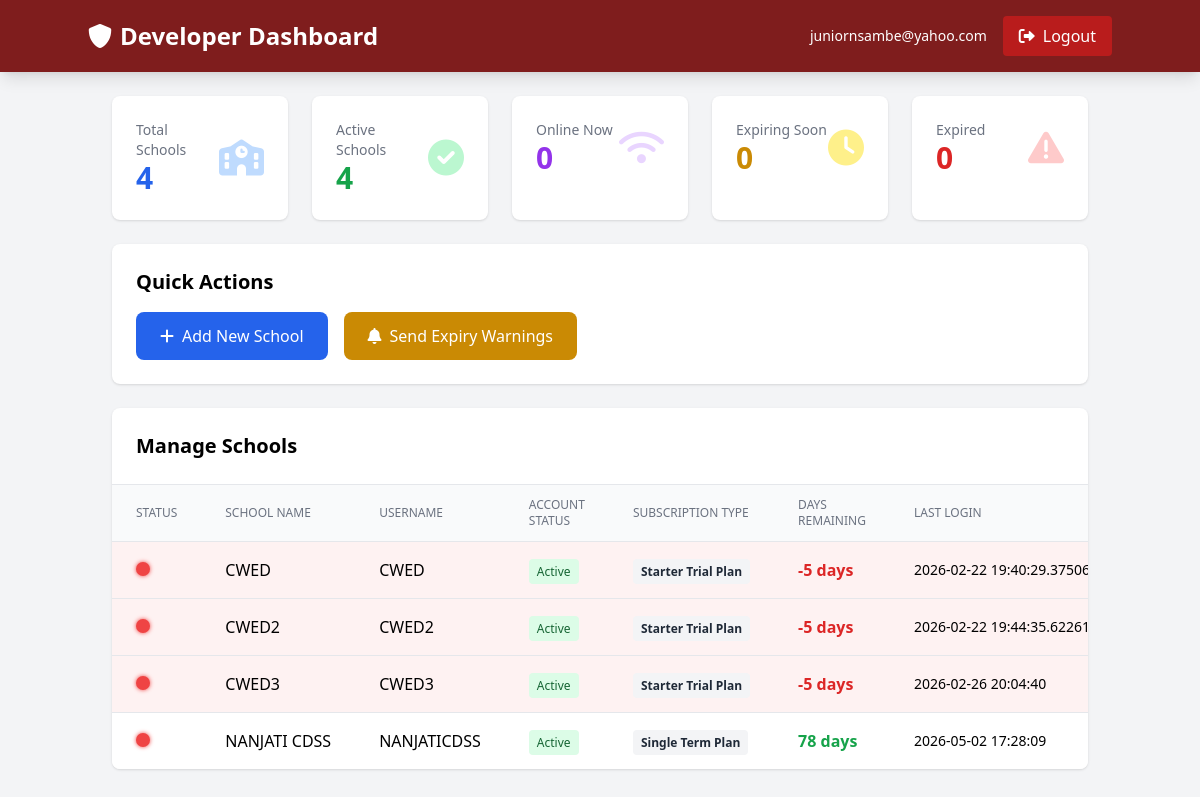
Page /dev/dashboard (signed in) on the earlier database version.
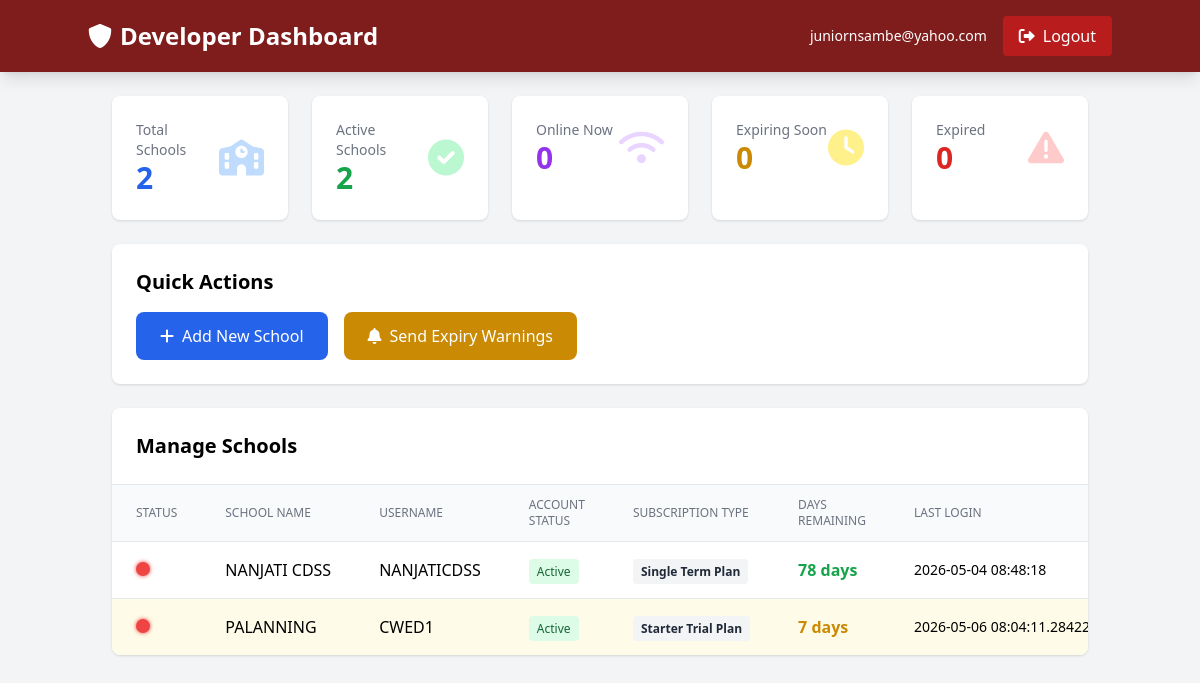
Same page on the later database version.
### tables this page shows
CREATE TABLE schools (
                id INTEGER PRIMARY KEY AUTOINCREMENT,
                school_name TEXT NOT NULL,
                username TEXT UNIQUE NOT NULL,
                password_hash TEXT NOT NULL,
                is_active BOOLEAN DEFAULT 1,
                is_locked BOOLEAN DEFAULT 0,
                subscription_start DATE,
                subscription_end DATE,
                subscription_status TEXT DEFAULT 'UNPAID',
                last_login DATETIME,
                created_at DATETIME DEFAULT CURRENT_TIMESTAMP,
                updated_at DATETIME DEFAULT CURRENT_TIMESTAMP
            , subscription_type TEXT DEFAULT "TRIAL", expiry_date DATE, last_activity DATETIME, must_change_password INTEGER DEFAULT 0, otp_code TEXT, otp_expiry TEXT);

### app.py (the view)
@app.route('/dev/dashboard')
@require_developer
def dev_dashboard():
    with get_db() as conn:
        cursor = conn.cursor()
        cursor.execute('''
            SELECT id, school_name, username, is_active, is_locked,
                   subscription_type, subscription_status, expiry_date, subscription_end,
                   last_login, last_activity
            FROM schools WHERE school_name != 'DEVELOPER_ACCOUNT'
            ORDER BY school_name
        ''')
        schools_raw = cursor.fetchall()
        schools = []
        current_time = datetime.utcnow()
        print(f"\n=== ONLINE STATUS DEBUG ===")
        print(f"Current UTC time: {current_time.strftime('%Y-%m-%d %H:%M:%S')}")
        for school in schools_raw:
            school_dict = dict(school)
            expiry = school_dict.get('expiry_date') or school_dict.get('subscription_end') or None
            school_dict['days_remaining'] = calculate_days_remaining(expiry) if expiry else 0
            is_online = False
            last_activity = school_dict.get('last_activity')
            print(f"\nSchool: {school_dict['school_name']}")
            print(f"  last_activity: {last_activity}")
            if last_activity:
                try:
                    last_time = datetime.strptime(str(last_activity), '%Y-%m-%d %H:%M:%S')
                    time_diff = current_time - last_time
                    seconds_ago = time_diff.total_seconds()
                    minutes_ago = seconds_ago / 60
                    print(f"  Minutes ago: {minutes_ago:.2f}")
                    print(f"  Seconds ago: {seconds_ago:.2f}")
                    if seconds_ago < 300:  # 5 minutes = 300 seconds
                        is_online = True
                        print(f"  Status: ONLINE ✓")
                    else:
                        print(f"  Status: OFFLINE (too old)")
                except Exception as e:
                    print(f"  Error parsing: {e}")
            else:
                print(f"  Status: OFFLINE (no activity)")
            school_dict['is_online'] = is_online
            schools.append(school_dict)
        print(f"\n=== END DEBUG ===\n")
    stats = get_developer_stats()
    return render_template('developer_dashboard.html',
                          schools=schools,
                          stats=stats,
                          subscription_plans=SUBSCRIPTION_PLANS,
                          session=session)

### app.py (called while the page is built)
@app.before_request
def update_last_activity():
    if 'user' in session and not session.get('user', {}).get('is_developer'):
        school_id = get_current_school_id()
        if school_id:
            try:
                timestamp = datetime.utcnow().strftime('%Y-%m-%d %H:%M:%S')
                with get_db() as conn:
                    cursor = conn.cursor()
                    cursor.execute('''
                        UPDATE schools
                        SET last_activity = ?
                        WHERE id = ?
                    ''', (timestamp, school_id))
                print(f"✓ Updated activity for school_id={school_id} at {timestamp}")
            except Exception as e:
                print(f"✗ Error updating activity for school_id={school_id}: {e}")

def calculate_days_remaining(expiry_date_str):
    if not expiry_date_str or expiry_date_str == 'None':
        return 0
    try:
        today = datetime.utcnow().date()
        expiry = datetime.strptime(str(expiry_date_str), "%Y-%m-%d").date()
        return (expiry - today).days
    except Exception as e:
        print(f"Error calculating days remaining: {e}")
        return 0

### templates/developer_dashboard.html (shortened to what the changed rows need)
<!DOCTYPE html>
<html lang="en">
<head>
    <script src="https://cdn.tailwindcss.com"></script>
    <link rel="stylesheet" href="https://cdnjs.cloudflare.com/ajax/libs/font-awesome/6.0.0/css/all.min.css">
</head>
<body class="bg-gray-100">
    <div class="min-h-screen">
        <header class="bg-red-900 text-white p-4 shadow-lg">
            <div class="container mx-auto flex justify-between items-center">
                <h1 class="text-2xl font-bold">
                    <i class="fas fa-shield-alt mr-2"></i>Developer Dashboard
                </h1>
            </div>
        </header>
        <div class="container mx-auto p-6">
            <div class="grid grid-cols-1 md:grid-cols-5 gap-6 mb-6">
                <div class="bg-white rounded-lg shadow p-6">
                    <div class="flex items-center justify-between">
                        <div>
                            <p class="text-gray-500 text-sm">Total Schools</p>
                            <p class="text-3xl font-bold text-blue-600">{{ stats.total_schools }}</p>
                        </div>
                    </div>
                </div>
                <div class="bg-white rounded-lg shadow p-6">
                    <div class="flex items-center justify-between">
                        <div>
                            <p class="text-gray-500 text-sm">Active Schools</p>
                            <p class="text-3xl font-bold text-green-600">{{ stats.active_schools }}</p>
                        </div>
                    </div>
                </div>
            </div>
            <div class="bg-white rounded-lg shadow p-6 mb-6">
                <h2 class="text-xl font-bold mb-4">Quick Actions</h2>
            </div>
            <div class="bg-white rounded-lg shadow overflow-hidden">
                <div class="p-6 border-b">
                    <h2 class="text-xl font-bold">Manage Schools</h2>
                </div>
                <div class="overflow-x-auto">
                    <table class="min-w-full divide-y divide-gray-200">
                        <thead class="bg-gray-50">
                            <tr>
                                <th class="px-6 py-3 text-left text-xs font-medium text-gray-500 uppercase">Status</th>
                                <th class="px-6 py-3 text-left text-xs font-medium text-gray-500 uppercase">School Name</th>
                                <th class="px-6 py-3 text-left text-xs font-medium text-gray-500 uppercase">Username</th>
                                <th class="px-6 py-3 text-left text-xs font-medium text-gray-500 uppercase">Account Status</th>
                                <th class="px-6 py-3 text-left text-xs font-medium text-gray-500 uppercase">Subscription Type</th>
                                <th class="px-6 py-3 text-left text-xs font-medium text-gray-500 uppercase">Days Remaining</th>
                                <th class="px-6 py-3 text-left text-xs font-medium text-gray-500 uppercase">Last Login</th>
                            </tr>
                        </thead>
                        <tbody class="bg-white divide-y divide-gray-200">
                            {% for school in schools %}
                            <tr class="{% if school.get('days_remaining', 0) <= 14 and school.get('days_remaining', 0) > 0 %}bg-yellow-50{% elif school.get('days_remaining', 0) <= 0 %}bg-red-50{% endif %}">
                                <td class="px-6 py-4 whitespace-nowrap">
                                    <span class="status-indicator {% if school.is_online %}online{% else %}offline{% endif %}"
                                          title="{% if school.is_online %}Online{% else %}Offline{% endif %}"></span>
                                </td>
                                <td class="px-6 py-4 whitespace-nowrap">{{ school.school_name }}</td>
                                <td class="px-6 py-4 whitespace-nowrap">{{ school.username }}</td>
                                <td class="px-6 py-4 whitespace-nowrap">
                                    {% if school.is_locked %}
                                    <span class="px-2 py-1 text-xs bg-red-100 text-red-800 rounded">Locked</span>
                                    {% elif school.is_active %}
                                    <span class="px-2 py-1 text-xs bg-green-100 text-green-800 rounded">Active</span>
                                    {% else %}
                                    <span class="px-2 py-1 text-xs bg-gray-100 text-gray-800 rounded">Inactive</span>
                                    {% endif %}
                                </td>
                                <td class="px-6 py-4 whitespace-nowrap">
                                    <span class="px-2 py-1 text-xs font-semibold rounded
                                        {% if school.get('subscription_type') == 'PAID' %}bg-green-100 text-green-800
                                        {% elif school.get('subscription_type') == 'TRIAL' %}bg-blue-100 text-blue-800
                                        {% else %}bg-gray-100 text-gray-800{% endif %}">
                                        {{ school.get('subscription_type', 'TRIAL') }}
                                    </span>
                                </td>
                                <td class="px-6 py-4 whitespace-nowrap">
                                    <span class="font-bold
                                        {% if school.get('days_remaining', 0) > 14 %}text-green-600
                                        {% elif school.get('days_remaining', 0) > 0 %}text-yellow-600
                                        {% else %}text-red-600{% endif %}">
                                        {{ school.get('days_remaining', 0) }} days
                                    </span>
                                </td>
                                <td class="px-6 py-4 whitespace-nowrap text-sm">
                                    {{ school.last_login or 'Never' }}
                                </td>
                            </tr>
                            {% endfor %}
                        </tbody>
                    </table>
                </div>
            </div>
        </div>
    </div>
</body>
</html>

Differences in the rows shown:
removed schools: school_name "CWED", username "CWED", is_locked "Active", get "Starter Trial Plan", get "-5", last_login "2026-02-22…"
removed schools: school_name "CWED2", username "CWED2", is_locked "Active", get "Starter Trial Plan", get "-5", last_login "2026-02-22…"
removed schools: school_name "CWED3", username "CWED3", is_locked "Active", get "Starter Trial Plan", get "-5", last_login "2026-02-26 20:04:40"
changed schools "NANJATI CDSS": last_login "2026-05-02 17:28:09" → "2026-05-04 08:48:18"
added schools: school_name "PALANNING", username "CWED1", is_locked "Active", get "Starter Trial Plan", get "7", last_login "2026-05-06…"
Other differences:
{{ stats.total_schools }}: "4" → "2"
{{ stats.active_schools }}: "4" → "2"
